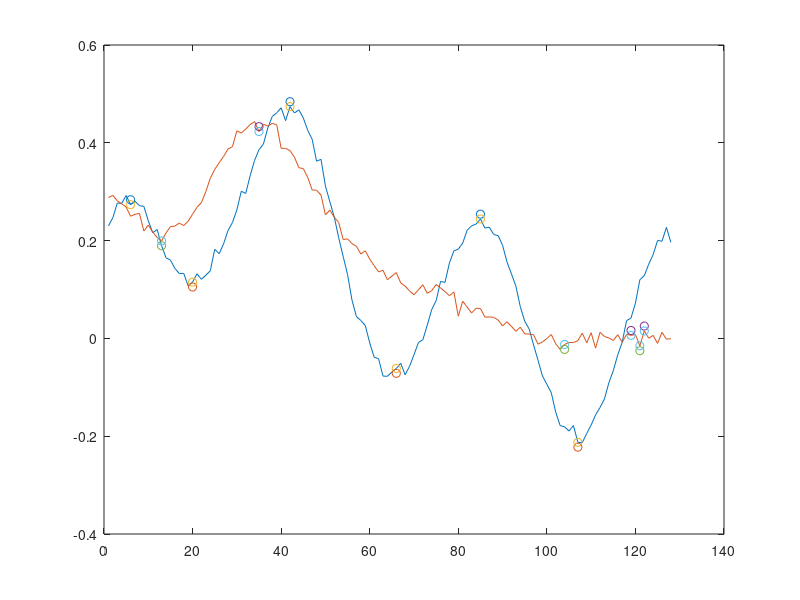

The MATLAB script that drew this image:
close all
clear

%% Generating input
% assuming BxF (batch x frequency)

npts=128;
f = 1:npts;
x = [4*(f/npts).*(1-f/npts).^4+0.2*sin(pi/2+6*pi*f/npts); 5*(f/npts).*(1-f/npts).^4+(0.3*exp(-5*f/npts)).*sin(5*pi/8+6*pi*f/npts)];
x = x+0.009*randn(2,npts);
figure(1)
plot(x')
hold on

%% peak detection

if npts>32
    N=8;                                    % fine from 64 up to 128 (safely)
    if npts>128
        N=16;                               % fine for 256 and 512 (larger should not be possible)
    end
    xf = filtfilt(ones(1,N)./N, [1,0],x')';
else
    xf=x;                                   % 32 and shorter should not be smoothed
end

range = max(x,[],2)-min(x,[],2);


xd = [[0;0], xf(:,2:end)-xf(:,1:end-1)];
sgn = [xd(:,1:end-1).*xd(:,2:end), [0;0]];

extidx = sgn<0;
pkidx = [sign(xd(:,1:end-1))-sign(xd(:,2:end))==2, zeros(2,1,"logical")];
validx = [sign(xd(:,1:end-1))-sign(xd(:,2:end))==-2, zeros(2,1,"logical")];


for i=[1,2]
    scatter(f(pkidx(i,:)),   0.01+x(i, pkidx(i,:))','g^')
    scatter(f(validx(i,:)), -0.01+x(i, validx(i,:))','rv')
    scatter(f(extidx(i,:)),x(i,extidx(i,:)),'k+')
end



hold off

% N=5;
% figure
% freqz([1,0.85],[1,0]);
% hold on
% freqz(ones(1,N)./N,1);
